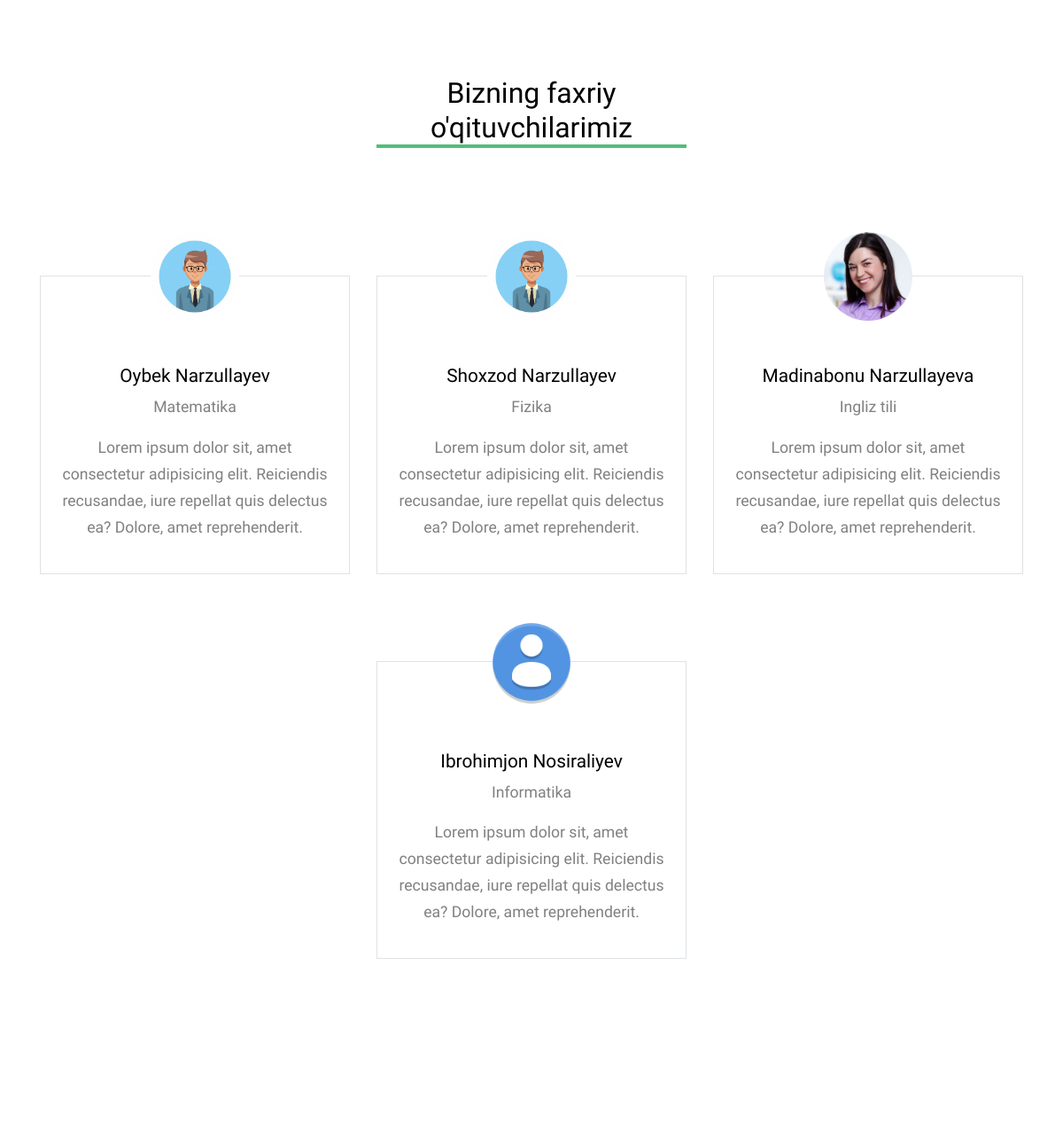
The page /about-school/ (middle part) on the database as committed earlier.
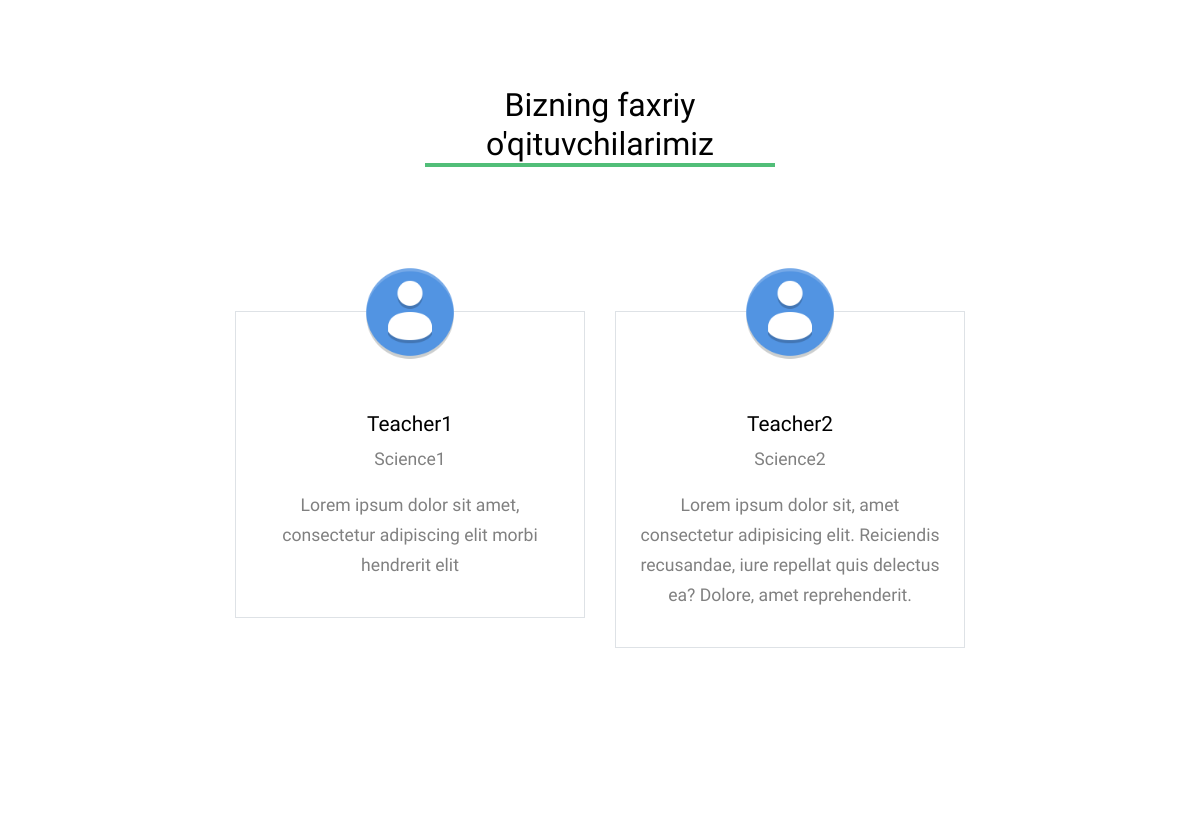
The same page on the database as committed later.
### app_users/models.py (models this page shows, shortened)
class HonoraryTeachers(models.Model):
    name = models.CharField(max_length=100, unique=True)
    about = TextField(max_length=500)
    science = CharField(max_length=100)
    image = ImageField(upload_to=path_and_rename_teacher, verbose_name="Profile Picture", blank=True)

### app_users/views.py (the view)
# urls.py: path('about-school/', views.about_school_view, name='about_school'),
def about_school_view(request):
    teachers = HonoraryTeachers.objects.all()
    return render(request, 'app_users/about_school.html', {'teachers': teachers})

### app_users/templates/app_users/about_school.html (shortened to what this page needs)
{% extends 'base.html' %}
{% load static %}
{% block content %}
    <div class="site-section">
      <div class="container">
        <div class="row mb-5 justify-content-center text-center">
          <div class="col-lg-4 mb-5">
            <h2 class="section-title-underline mb-5">
              <span>Bizning faxriy o'qituvchilarimiz</span>
            </h2>
          </div>
        </div>
        <div class="row justify-content-center text-center">
        {% for teacher in teachers %}
          <div class="col-lg-4 col-md-6 mb-5 mb-lg-5">
            <div class="feature-1 border person text-center">
            {% if teacher.image %}
                <img src="{{teacher.image.url}}" alt="Image" class="img-fluid">
                {% else %}
                <img src="{% static 'images/user_avatar.png' %}" alt="Image" class="img-fluid">
                {% endif %}
              <div class="feature-1-content">
                <h2>{{teacher.name}}</h2>
                <span class="position mb-3 d-block">{{teacher.science}}</span>
                <p>{{teacher.about}}</p>
              </div>
            </div>
          </div>
          {% endfor %}
        </div>
      </div>
    </div>
{% endblock content %}

Rows that differ between the two databases and show on the page:
removed HonoraryTeachers: image (picture), name "Oybek Narzullayev", science "Matematika", about "Lorem ipsum dolor sit, amet consectetur adipisicing elit. Reiciendis recusandae, iure repellat quis delectus ea? Dolore, amet reprehenderit."
removed HonoraryTeachers: image (picture), name "Shoxzod Narzullayev", science "Fizika", about "Lorem ipsum dolor sit, amet consectetur adipisicing elit. Reiciendis recusandae, iure repellat quis delectus ea? Dolore, amet reprehenderit."
removed HonoraryTeachers: image (picture), name "Madinabonu Narzullayeva", science "Ingliz tili", about "Lorem ipsum dolor sit, amet consectetur adipisicing elit. Reiciendis recusandae, iure repellat quis delectus ea? Dolore, amet reprehenderit."
removed HonoraryTeachers: name "Ibrohimjon Nosiraliyev", science "Informatika", about "Lorem ipsum dolor sit, amet consectetur adipisicing elit. Reiciendis recusandae, iure repellat quis delectus ea? Dolore, amet reprehenderit."
added HonoraryTeachers: name "Teacher1", science "Science1", about "Lorem ipsum dolor sit amet, consectetur adipiscing elit morbi hendrerit elit"
added HonoraryTeachers: image (picture), name "Teacher2", science "Science2", about "Lorem ipsum dolor sit, amet consectetur adipisicing elit. Reiciendis recusandae, iure repellat quis delectus ea? Dolore, amet reprehenderit."
